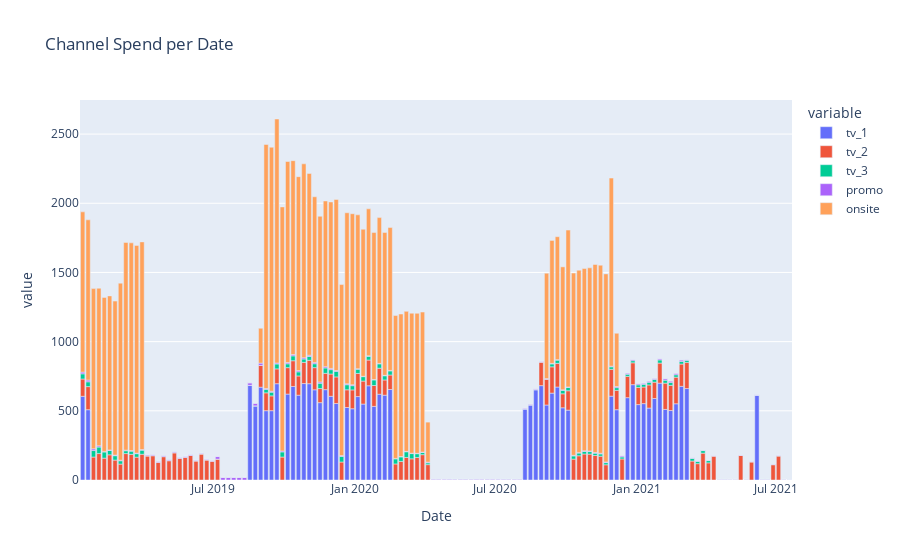

This figure's notebook cell:
### Code cell
# PLot channel spend for month
fig = px.bar(
    pdf_processed, 
    x=pdf_processed.index, 
    y=CHANNELS, 
    title="Channel Spend per Date"
)
fig.show()

### Figure 1 — Plotly figure (JSON) as saved in the notebook; plotly's stock layout.template omitted (floating-point values rounded to 4 significant figures; data arrays with more than 128 entries replaced by an {"elided": "..."} marker saying what was removed)
{"data": [{"alignmentgroup": "True", "hovertemplate": "variable=tv_1<br>Date=%{x}<br>value=%{y}<extra></extra>", "legendgroup": "tv_1", "marker": {"color": "#636efa", "pattern": {"shape": ""}}, "name": "tv_1", "offsetgroup": "tv_1", "orientation": "v", "showlegend": true, "textposition": "auto", "type": "bar", "x": {"elided": "132 str values"}, "xaxis": "x", "y": {"elided": "132 int values"}, "yaxis": "y"}, {"alignmentgroup": "True", "hovertemplate": "variable=tv_2<br>Date=%{x}<br>value=%{y}<extra></extra>", "legendgroup": "tv_2", "marker": {"color": "#EF553B", "pattern": {"shape": ""}}, "name": "tv_2", "offsetgroup": "tv_2", "orientation": "v", "showlegend": true, "textposition": "auto", "type": "bar", "x": {"elided": "132 str values"}, "xaxis": "x", "y": {"elided": "132 int values"}, "yaxis": "y"}, {"alignmentgroup": "True", "hovertemplate": "variable=tv_3<br>Date=%{x}<br>value=%{y}<extra></extra>", "legendgroup": "tv_3", "marker": {"color": "#00cc96", "pattern": {"shape": ""}}, "name": "tv_3", "offsetgroup": "tv_3", "orientation": "v", "showlegend": true, "textposition": "auto", "type": "bar", "x": {"elided": "132 str values"}, "xaxis": "x", "y": {"elided": "132 float values"}, "yaxis": "y"}, {"alignmentgroup": "True", "hovertemplate": "variable=promo<br>Date=%{x}<br>value=%{y}<extra></extra>", "legendgroup": "promo", "marker": {"color": "#ab63fa", "pattern": {"shape": ""}}, "name": "promo", "offsetgroup": "promo", "orientation": "v", "showlegend": true, "textposition": "auto", "type": "bar", "x": {"elided": "132 str values"}, "xaxis": "x", "y": {"elided": "132 float values"}, "yaxis": "y"}, {"alignmentgroup": "True", "hovertemplate": "variable=onsite<br>Date=%{x}<br>value=%{y}<extra></extra>", "legendgroup": "onsite", "marker": {"color": "#FFA15A", "pattern": {"shape": ""}}, "name": "onsite", "offsetgroup": "onsite", "orientation": "v", "showlegend": true, "textposition": "auto", "type": "bar", "x": {"elided": "132 str values"}, "xaxis": "x", "y": {"elided": "132 float values"}, "yaxis": "y"}], "layout": {"barmode": "relative", "legend": {"title": {"text": "variable"}, "tracegroupgap": 0}, "title": {"text": "Channel Spend per Date"}, "xaxis": {"anchor": "y", "domain": [0, 1], "title": {"text": "Date"}}, "yaxis": {"anchor": "x", "domain": [0, 1], "title": {"text": "value"}}}}
